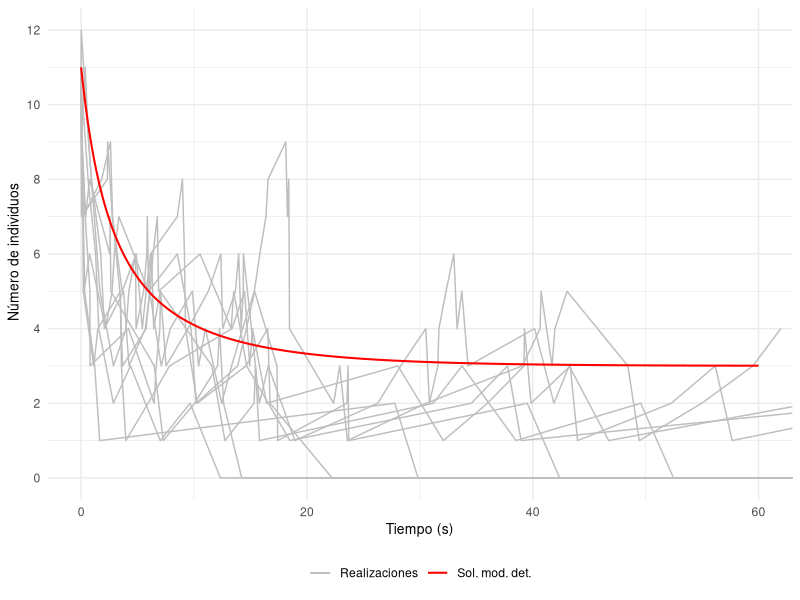

This chart was generated by the following R code:
## ---- chunk 1
# La librería "deSolve" incluye funciones que resuelven ecuaciones diferenciales ordinarias
library("deSolve")
# Usaremos la librería "ggplot2" para imprimir gráficamente los resultados
library("ggplot2")
## ---- chunk 2
tiempo_exponencial <- function(a0){
  r1 <- runif(n=1,min=0,max=1)
  return((1/a0)*log(1/r1))
}
## ---- chunk 3
Logistica_EDO <- function(t,state,parameters){
  with(as.list(c(state, parameters)), { 
    dX <- r * X *(1-X/k)
    list(dX)
  })
}
## ---- chunk 4

Logistica2_Gillespie <- function(r,k,x0,t0,tf){
  
  # Variable espacial que almacena el estado del sistema en tras cada reacción
  x <- x0
  # Variable espacial
  x_actual <- x0
  
  # Controlamos la extinción mediante una variable lógica
  extincion <- FALSE
  
  # Variable temporal
  t <- t0
  # Variable que almacena todos los tiempos de reacción
  t_imprimir <- t0
  
  # Cálculo de las propensidades individuales y de la propensidad total  
  a <- c(r*x_actual,(r*x_actual*(x_actual-1))/2*k)
  a0 <- sum(a)

  while(t<tf){ 
    
    # Calculamos el siguiente tiempo de reacción
    t <- t+tiempo_exponencial(a0)
    # Almacenamos el siguiente tiempo de reacción
    t_imprimir <- c(t_imprimir, t)
    
    if(t == Inf){
      
      x_actual <- 0
    
    }else{
      
      # Calculamos la siguiente reacción
      r2 <- runif(n=1, min=0, max=1)
      
      if(a[1]>=r2*a0)
        x_actual <- x_actual + 1
      else
        x_actual <- x_actual - 2
      
      # Calculamos las propensidades individuales y la propensidad total
      a <- c(r*x_actual,r*x_actual*(x_actual-1)/k)
      a0 <- sum(a)
    
      }
  
  
    # Almacenamos el estado del sistema
    x <- c(x,x_actual)
  }
  
  
  # Si la población se extingue cambiamos la variable extincion a TRUE
  if(x_actual == 0)
     extincion <- TRUE
  
  datos <- data.frame(t_imprimir=t_imprimir, x_imprimir=x, row.names = NULL)
  
  # Devolvemos una lista que nos indica si se ha extinguido la población 
  # y una base de datos con la evolución temporal del sistema
  return(list(extincion = extincion, datos = datos))
}

## ---- chunk 5
# Consideramos los parámetros adecuados
r <- 0.1
k <- 3
x0 <- 11
t0 <- 0
tf <- 60

# Número de realizaciones a realizar
n_realizaciones <- 10

# Inicializamos el gráfico en el que incluimos cada realización
grafico <- ggplot()

for (i in 1:n_realizaciones) {
  realizacion <- Logistica2_Gillespie(r,k,x0,t0,tf)
  if(realizacion$extincion)
    warning(paste("Extinción de la población en la realización ", i))
  imprimir <- realizacion$datos
  grafico <- grafico + geom_line(data = imprimir, aes(x = t_imprimir, y = x_imprimir, color="Realizaciones"))
}

## ---- chunk 6
int <- 0.05
parameter <- c(r,k)
state <- c(X=x0)
times <- seq(t0,tf,by=int)

# Resolvemos la EDO usando la función ode() de la librería "deSolve"
out <- ode(y=state, times = times, func = Logistica_EDO, parms = parameter)

# Convertimos el resultado de la función a una base de datos para poder representarlo gráficamente
out <- data.frame(out)

# Añadimos la solución de la EDO al gráfico
grafico <- grafico + geom_line(lwd=0.7,data=out,aes(x = time, y = X, color="Sol. mod. det."))

## ---- chunk 7
grafico <- grafico +
   labs(x = "Tiempo (s)", y = " Número de individuos") + 
   theme_minimal() + coord_cartesian(xlim = c(0, 60)) +
   theme(legend.title=element_blank(),legend.position = "bottom",
        axis.title.x = element_text(size = 10),  
        axis.title.y = element_text(size = 10)) +
   scale_color_manual(values = c("Realizaciones"="gray", "Sol. mod. det." = "red"),
                      breaks = c("Realizaciones", "Sol. mod. det.")) + 
   scale_y_continuous(
    breaks = seq(0, 12, by = 2)
  )
print(grafico)
